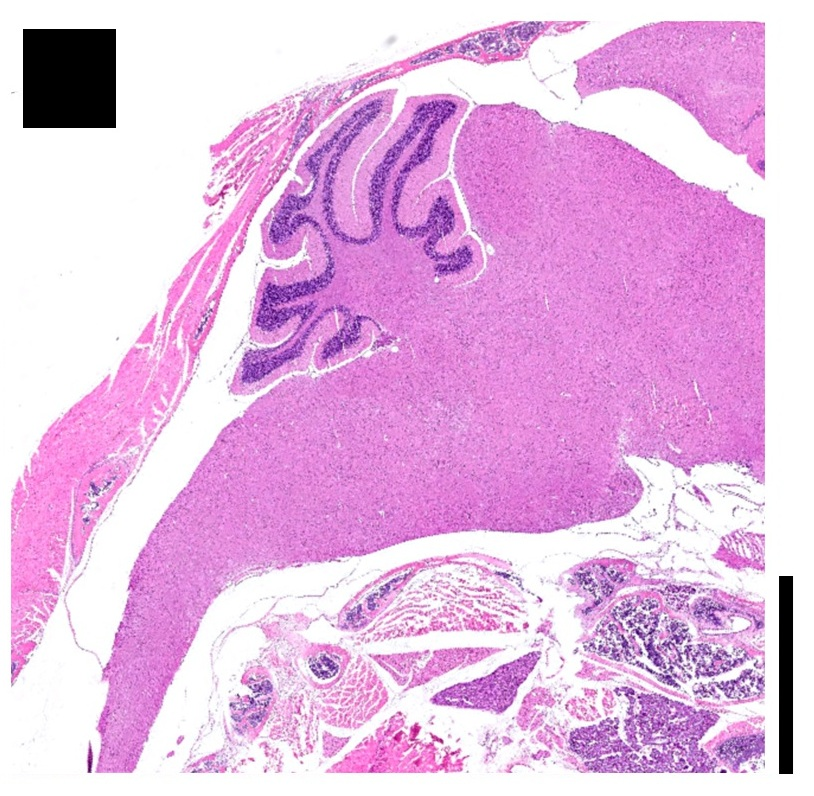
%> input picture Medulloblastoma_data_analysis/panelA1.jpg, 814 x 796 px
$ octave rnh_007_generate_figure5.m   (GNU Octave 9; MATLAB toolbox functions it lacks are replaced by stand-ins)
%> lines starting %> are read from the running program, lines starting %| are printed output that depends on the picture
### Medulloblastoma_data_analysis/fun_data_dirs.m
function [dinfo] = fun_data_dirs(whichd)

if whichd==0.001 % one ave
    folders = 12;
    nf = length(folders);
    for fi=1:nf
        folder = folders(fi);
        dinfo(fi).folder = folder;
        dinfo(fi).name = ['C:\Users\rafae\Data\Cerebrum\Tumour1\Pilot_acquisitions\room_temp\12\', num2str(folder)];
        dinfo(fi).savename = ['C:\Users\rafae\Data\Cerebrum\Tumour1\Pilot_acquisitions\room_temp\12\data', num2str(folder)];
    end
elseif whichd == 0.01 % 3 ave
    folders = 18;
    nf = length(folders);
    for fi=1:nf
        folder = folders(fi);
        dinfo(fi).folder = folder;
        dinfo(fi).name = ['C:\Users\rafae\Data\Cerebrum\Tumour1\Pilot_acquisitions\room_temp\18\', num2str(folder)];
        dinfo(fi).savename = ['C:\Users\rafae\Data\Cerebrum\Tumour1\Pilot_acquisitions\room_temp\18\data', num2str(folder)];
    end
elseif whichd == 0.02 % 3 ave
    folders = 19;
    nf = length(folders);
    for fi=1:nf
        folder = folders(fi);
        dinfo(fi).folder = folder;
        dinfo(fi).name = ['C:\Users\rafae\Data\Cerebrum\Tumour1\Pilot_acquisitions\room_temp\18\', num2str(folder)];
        dinfo(fi).savename = ['C:\Users\rafae\Data\Cerebrum\Tumour1\Pilot_acquisitions\room_temp\18\data', num2str(folder)];
    end
elseif whichd == 0.1 % 3 ave 2 rep
    folders = [18, 19];
    nf = length(folders);
    for fi=1:nf
        folder = folders(fi);
        dinfo(fi).folder = folder;
        dinfo(fi).name = ['C:\Users\rafae\Data\Cerebrum\Tumour1\Pilot_acquisitions\room_temp\18\', num2str(folder)];
        dinfo(fi).savename = ['C:\Users\rafae\Data\Cerebrum\Tumour1\Pilot_acquisitions\room_temp\18\data', num2str(folder)];
    end
elseif whichd == 1 % tumour 1
    folders = 25;
    nf = length(folders);
    for fi=1:nf
        folder = folders(fi);
        dinfo(fi).folder = folder;
        dinfo(fi).name = ['C:\Users\rafae\Data\Cerebrum\Tumour1\25\', num2str(folder)];
        dinfo(fi).savename = ['C:\Users\rafae\Data\Cerebrum\Tumour1\25\data', num2str(folder)];
    end
elseif whichd == 2 % Control 1
    folders = 38;
    nf = length(folders);
    for fi=1:nf
        folder = folders(fi);
        dinfo(fi).folder = folder;
        dinfo(fi).name = ['C:\Users\rafae\Data\Cerebrum\Control1\38\', num2str(folder)];
        dinfo(fi).savename = ['C:\Users\rafae\Data\Cerebrum\Control1\38\data', num2str(folder)];
    end
elseif whichd == 3 % tumour 2
    folders = 47;
    nf = length(folders);
    for fi=1:nf
        folder = folders(fi);
        dinfo(fi).folder = folder;
        dinfo(fi).name = ['C:\Users\rafae\Data\Cerebrum\Tumour2\47\', num2str(folder)];
        dinfo(fi).savename = ['C:\Users\rafae\Data\Cerebrum\Tumour2\47\data', num2str(folder)];
    end
elseif whichd == 4 % tumour 3
    folders = 77;
    nf = length(folders);
    for fi=1:nf
        folder = folders(fi);
        dinfo(fi).folder = folder;
        dinfo(fi).name = ['C:\Users\rafae\Data\Cerebrum\Tumour3\77\', num2str(folder)];
        dinfo(fi).savename = ['C:\Users\rafae\Data\Cerebrum\Tumour3\77\data', num2str(folder)];
    end
elseif whichd == 5 % control 2
    folders = 89;
    nf = length(folders);
    for fi=1:nf
        folder = folders(fi);
        dinfo(fi).folder = folder;
        dinfo(fi).name = ['C:\Users\rafae\Data\Cerebrum\Control2\89\', num2str(folder)];
        dinfo(fi).savename = ['C:\Users\rafae\Data\Cerebrum\Control2\89\data', num2str(folder)];
    end
elseif whichd == 6 % control 3
    folders = 103;
    nf = length(folders);
    for fi=1:nf
        folder = folders(fi);
        dinfo(fi).folder = folder;
        dinfo(fi).name = ['C:\Users\rafae\Data\Cerebrum\Control3\103\', num2str(folder)];
        dinfo(fi).savename = ['C:\Users\rafae\Data\Cerebrum\Control3\103\data', num2str(folder)];
    end
elseif whichd == 7 % tumour 4
    folders = 113;
    nf = length(folders);
    for fi=1:nf
        folder = folders(fi);
        dinfo(fi).folder = folder;
        dinfo(fi).name = ['C:\Users\rafae\Data\Cerebrum\Tumour4\113\', num2str(folder)];
        dinfo(fi).savename = ['C:\Users\rafae\Data\Cerebrum\Tumour4\113\data', num2str(folder)];
    end
elseif whichd == 7.1 % tumour 4 (180 test)
    folders = 114;
    nf = length(folders);
    for fi=1:nf
        folder = folders(fi);
        dinfo(fi).folder = folder;
        dinfo(fi).name = ['C:\Users\rafae\Data\Cerebrum\Tumour4\113\', num2str(folder)];
        dinfo(fi).savename = ['C:\Users\rafae\Data\Cerebrum\Tumour4\113\data', num2str(folder)];
    end
elseif whichd == 7.2 % tumour 4 (90 and 180 test)
    folders = [113, 114];
    nf = length(folders);
    for fi=1:nf
        folder = folders(fi);
        dinfo(fi).folder = folder;
        dinfo(fi).name = ['C:\Users\rafae\Data\Cerebrum\Tumour4\113\', num2str(folder)];
        dinfo(fi).savename = ['C:\Users\rafae\Data\Cerebrum\Tumour4\113\data', num2str(folder)];
    end
elseif whichd == 8 % Control 4
    folders = 126; % 126 test, 127 retest, 128 data with 180
    nf = length(folders);
    for fi=1:nf
        folder = folders(fi);
        dinfo(fi).folder = folder;
        dinfo(fi).name = ['C:\Users\rafae\Data\Cerebrum\Control4\126\', num2str(folder)];
        dinfo(fi).savename = ['C:\Users\rafae\Data\Cerebrum\Control4\126\data', num2str(folder)];
    end
elseif whichd == 9
    % Control 5
    folders = 137;
    nf = length(folders);
    for fi=1:nf
        folder = folders(fi);
        dinfo(fi).folder = folder;
        dinfo(fi).name = ['C:\Users\rafae\Data\Cerebrum\Control5\137\', num2str(folder)];
        dinfo(fi).savename = ['C:\Users\rafae\Data\Cerebrum\Control5\137\data', num2str(folder)];
    end
elseif whichd == 10
    % Tumour 5
    folders = 149;  % 149 data 90, 146 data 180
    nf = length(folders);
    for fi=1:nf
        folder = folders(fi);
        dinfo(fi).folder = folder;
        dinfo(fi).name = ['C:\Users\rafae\Data\Cerebrum\Tumour5\149\', num2str(folder)];
        dinfo(fi).savename = ['C:\Users\rafae\Data\Cerebrum\Tumour5\149\data', num2str(folder)];
    end
elseif whichd == 11
    % Control 6
    folders = 160;  % 126 test, 127 retest, 128 data with 180
    nf = length(folders);
    for fi=1:nf
        folder = folders(fi);
        dinfo(fi).folder = folder;
        dinfo(fi).name = ['C:\Users\rafae\Data\Cerebrum\Control6\160\', num2str(folder)];
        dinfo(fi).savename = ['C:\Users\rafae\Data\Cerebrum\Control6\160\data', num2str(folder)];
    end
end

### Medulloblastoma_data_analysis/rnh_006_paper_analysis.m
addpath(['..',fs,'DWIu_toolbox_v1.11',fs,'DDE_toolbox'])

WD = 1:11;
ns = length(WD);

% remove influence of negative kurtosis values than can substancially
% leverage the analysis?
rnegk = true;

%% Varable Initialization
% diffusion quantities initialization
fa = zeros(1, ns);
md = zeros(1, ns);
rd = zeros(1, ns);
ad = zeros(1, ns);

% total kurtosis quantities initialization
mk = zeros(1, ns);
rk = zeros(1, ns);
ak = zeros(1, ns);

% variance kurtosis quantities initialization
vk = zeros(1, ns);
vrk = zeros(1, ns);
vak = zeros(1, ns);

% microscopic kurtosis quantities initialization
uk = zeros(1, ns);
urk = zeros(1, ns);
uak = zeros(1, ns);

% CTI Kaniso/Kiso/Css
kaniso = zeros(1, ns);
kiso = zeros(1, ns);
cov = zeros(1, ns);

% micro-anisotropic/dispersion quantities
op = zeros(1, ns);
ufa = zeros(1, ns);

%sss = [6, 6, 7, 7, 6, 6, 7, 6, 6, 6, 6];
controls = [2, 5, 6, 8, 9, 11];
tumor = [1, 3, 4, 7, 10];
control_logic = false(1, 11);
control_logic(controls) = true;

for ti = WD

    dinfo = fun_data_dirs(ti);
    load([dinfo(1).savename(1:end-6), 'cti__complex_denalign_drift_g_c'])
    load([dinfo(1).savename(1:end-6), 'MASK_cerebellum.mat'], 'mask_cerebellum')

    % Calculating OP and uFA
    numerator = 15.0 * KANISO;
    denominator = 10.0 * KANISO + 12.0;

    ufa2 = numerator ./ denominator;
    ufa2 = max(min(ufa2, 1.0), 0.0);
    uFA = sqrt(ufa2);

    OP = order_parameter_from_ufa(uFA, FA);
    OP(FA>uFA) = 0;


    %% remove the influence of very negative kurtosis values (if selected)
    if rnegk
        mask_cerebellum(MKT(:)<0)=0;
        mask_cerebellum(MKT(:)>3)=0;
        mask_cerebellum(AKT(:)<0)=0;
        mask_cerebellum(AKT(:)>3)=0;
        mask_cerebellum(RKT(:)<0)=0;
        mask_cerebellum(RKT(:)>3)=0;

        mask_cerebellum(MKTv(:)<0)=0;
        mask_cerebellum(MKTv(:)>3)=0;
        mask_cerebellum(AKTv(:)<0)=0;
        mask_cerebellum(AKTv(:)>3)=0;
        mask_cerebellum(RKTv(:)<0)=0;
        mask_cerebellum(RKTv(:)>3)=0;

        mask_cerebellum(MKTi(:)<0)=0;
        mask_cerebellum(MKTi(:)>3)=0;
        mask_cerebellum(AKTi(:)<0)=0;
        mask_cerebellum(AKTi(:)>3)=0;
        mask_cerebellum(RKTi(:)<0)=0;
        mask_cerebellum(RKTi(:)>3)=0;

    end

    relAKTi = AKTi./AKT;
    relRKTi = RKTi./RKT;
    relAKTv = AKTv./AKT;
    relRKTv = RKTv./RKT;

    if ti == 2
        si = 5;
        FAcontrol = FA(end:-1:1, :, si);
        MDcontrol = MD(end:-1:1, :, si);
        RDcontrol = RD(end:-1:1, :, si);
        ADcontrol = AD(end:-1:1, :, si);

        MKcontrol = MKT(end:-1:1, :, si);
        RKcontrol = RKT(end:-1:1, :, si);
        AKcontrol = AKT(end:-1:1, :, si);

        MKicontrol = MKTi(end:-1:1, :, si);
        RKicontrol = RKTi(end:-1:1, :, si);
        AKicontrol = AKTi(end:-1:1, :, si);

        MKvcontrol = MKTv(end:-1:1, :, si);
        RKvcontrol = RKTv(end:-1:1, :, si);
        AKvcontrol = AKTv(end:-1:1, :, si);

        KANIcontrol = KANISO(end:-1:1, :, si);
        KISOcontrol = KISO(end:-1:1, :, si);
        COVcontrol = Cov_ss_n(end:-1:1, :, si);

        uFAcontrol = uFA(end:-1:1, :, si);
        OPcontrol = OP(end:-1:1, :, si);

        relAKTicontrol = relAKTi(end:-1:1, :, si);
        relRKTicontrol = relRKTi(end:-1:1, :, si);

        relAKTvcontrol = relAKTv(end:-1:1, :, si);
        relRKTvcontrol = relRKTv(end:-1:1, :, si);

    elseif ti==1
        si = 6;
        FAtumor = FA(end:-1:1, :, si);
        MDtumor = MD(end:-1:1, :, si);
        RDtumor = RD(end:-1:1, :, si);
        ADtumor = AD(end:-1:1, :, si);

        MKtumor = MKT(end:-1:1, :, si);
        RKtumor = RKT(end:-1:1, :, si);
        AKtumor = AKT(end:-1:1, :, si);

        MKitumor = MKTi(end:-1:1, :, si);
        RKitumor = RKTi(end:-1:1, :, si);
        AKitumor = AKTi(end:-1:1, :, si);

        MKvtumor = MKTv(end:-1:1, :, si);
        RKvtumor = RKTv(end:-1:1, :, si);
        AKvtumor = AKTv(end:-1:1, :, si);

        KANItumor = KANISO(end:-1:1, :, si);
        KISOtumor = KISO(end:-1:1, :, si);
        COVtumor = Cov_ss_n(end:-1:1, :, si);

        relAKTitumor = relAKTi(end:-1:1, :, si);
        relRKTitumor = relRKTi(end:-1:1, :, si);

        relAKTvtumor = relAKTv(end:-1:1, :, si);
        relRKTvtumor = relRKTv(end:-1:1, :, si);

        uFAtumor = uFA(end:-1:1, :, si);
        OPtumor = OP(end:-1:1, :, si);
    end

    FAv = FA(mask_cerebellum(:)==1);
    MDv = MD(mask_cerebellum(:)==1);
    RDv = RD(mask_cerebellum(:)==1);
    ADv = AD(mask_cerebellum(:)==1);

    MKv = MKT(mask_cerebellum(:)==1);
    RKv = RKT(mask_cerebellum(:)==1);
    AKv = AKT(mask_cerebellum(:)==1);

    MKTvv = MKTv(mask_cerebellum(:)==1);
    RKTvv = RKTv(mask_cerebellum(:)==1);
    AKTvv = AKTv(mask_cerebellum(:)==1);

    MKTiv = MKTi(mask_cerebellum(:)==1);
    RKTiv = RKTi(mask_cerebellum(:)==1);
    AKTiv = AKTi(mask_cerebellum(:)==1);

    KANISOv = KANISO(mask_cerebellum(:)==1);
    KISOv = KISO(mask_cerebellum(:)==1);
    COVv = Cov_ss_n(mask_cerebellum(:)==1);

    uFAv = uFA(mask_cerebellum(:)==1);
    OPv = OP(mask_cerebellum(:)==1);

    relRKTvv = relRKTv(mask_cerebellum(:)==1);
    relAKTvv = relAKTv(mask_cerebellum(:)==1);
    relRKTiv = relRKTi(mask_cerebellum(:)==1);
    relAKTiv = relAKTi(mask_cerebellum(:)==1);

    disp(sum(mask_cerebellum(:)))

    % for histograms
    cerebellums(ti).FAv = FAv;
    cerebellums(ti).MDv = MDv;
    cerebellums(ti).RDv = RDv;
    cerebellums(ti).ADv = ADv;

    cerebellums(ti).MKv = MKv;
    cerebellums(ti).RKv = RKv;
    cerebellums(ti).AKv = AKv;

    cerebellums(ti).MKTiv = MKTiv;
    cerebellums(ti).RKTiv = RKTiv;
    cerebellums(ti).AKTiv = AKTiv;

    cerebellums(ti).MKTvv = MKTvv;
    cerebellums(ti).RKTvv = RKTvv;
    cerebellums(ti).AKTvv = AKTvv;

    cerebellums(ti).KANISOv = KANISOv;
    cerebellums(ti).KISOv = KISOv;
    cerebellums(ti).COVv = COVv;

    cerebellums(ti).uFAv = uFAv;
    cerebellums(ti).OPv = OPv;

    cerebellums(ti).relRKTvv = relRKTvv;
    cerebellums(ti).relAKTvv = relAKTvv;
    cerebellums(ti).relRKTiv = relRKTiv;
    cerebellums(ti).relAKTiv = relAKTiv;

    % for bar plots
    % Diffusion quantities
    fa(ti) = mean(FA(mask_cerebellum(:)==1));
    md(ti) = mean(MD(mask_cerebellum(:)==1));
    rd(ti) = mean(RD(mask_cerebellum(:)==1));
    ad(ti) = mean(AD(mask_cerebellum(:)==1));

    % total kurtosis quantities
    mk(ti) = mean(MKT(mask_cerebellum(:)==1));
    rk(ti) = mean(RKT(mask_cerebellum(:)==1));
    ak(ti) = mean(AKT(mask_cerebellum(:)==1));

    % variance kurtosis quantities
    vk(ti) = mean(MKTv(mask_cerebellum(:)==1));
    vrk(ti) = mean(RKTv(mask_cerebellum(:)==1));
    vak(ti) = mean(AKTv(mask_cerebellum(:)==1));

    % microscopic kurtosis quantities
    uk(ti) = mean(KINTRA(mask_cerebellum(:)==1));
    urk(ti) = mean(RKTi(mask_cerebellum(:)==1));
    uak(ti) = mean(AKTi(mask_cerebellum(:)==1));

    % CTI variance quantities kaniso/Kiso/Css
    kaniso(ti) = mean(KANISO(mask_cerebellum(:)==1));
    kiso(ti) = mean(KISO(mask_cerebellum(:)==1));
    cov(ti) = mean(Cov_ss_n(mask_cerebellum(:)==1));

    % Calculating OP and uFA
    op(ti) = mean(OP(mask_cerebellum(:)==1));
    ufa(ti) = mean(uFA(mask_cerebellum(:)==1));

end

### Medulloblastoma_data_analysis/rnh_007_generate_figure5.m
clear all
close all
clc

fig = figure('color', [1 1 1], 'Units', 'centimeters', ...
    'Position', [-30 -5 21 23]);
set(fig, 'PaperPositionMode', 'auto');
set(fig, 'PaperOrientation', 'portrait');
set(groot, 'DefaultTextFontName', 'Arial');

fff = 12;


%% Histology
annotation('textbox', [0.05, 0.81, 0.4, 0.1], ...
            'String', '$$\textbf{A) Histology (Control)}$$', ...
            'HorizontalAlignment', 'center', ...
            'BackgroundColor', 'none', ...
            'EdgeColor', 'none', 'Interpreter', 'latex', 'fontsize', fff);

annotation('textbox', [0.52, 0.81, 0.4, 0.1], ...
            'String', '$$\textbf{B) Histology (Medulloblastoma)}$$', ...
            'HorizontalAlignment', 'center', ...
            'BackgroundColor', 'none', ...
            'EdgeColor', 'none', 'Interpreter', 'latex', 'fontsize', fff);

fs = filesep;

P1 = [0.04, 0.65, 0.20, 0.28];
P2 = [0.28, 0.65, 0.20, 0.28];
P3 = [0.52, 0.65, 0.20, 0.28];
P4 = [0.76, 0.65, 0.20, 0.28];

ax1 = subplot_tight(3, 4, 1);
%> (this line was passed over: subplot_tight is not available in this run)

Image2 = imread('panelA1.jpg');
%> Image2 is the input picture: size 796x814x3 uint8; mean R, G, B 230.2, 185.7, 227.3
imagesc(Image2)
hold on
wi = 175;
xi = 290;
yi = 82;
plot([xi, xi, xi+wi, xi+wi, xi],[yi yi+wi yi+wi yi yi], 'color', 'black')
axis equal
axis off
text(120, 90, 'A1)', 'BackGroundColor', [0 0 0], 'Interpreter','latex', 'fontsize', 10, 'color', [1 1 1], 'HorizontalAlignment', 'right')
text(800, 810, '$$2mm$$', 'BackGroundColor', 'none', 'Interpreter','latex', 'fontsize', 10, 'color', [0 0 0], 'HorizontalAlignment', 'right')
ax1.Position = P1;

ax1 = subplot_tight(3, 4, 2);
%> (this line was passed over: subplot_tight is not available in this run)
Image2 = imread('panelA2.jpg');
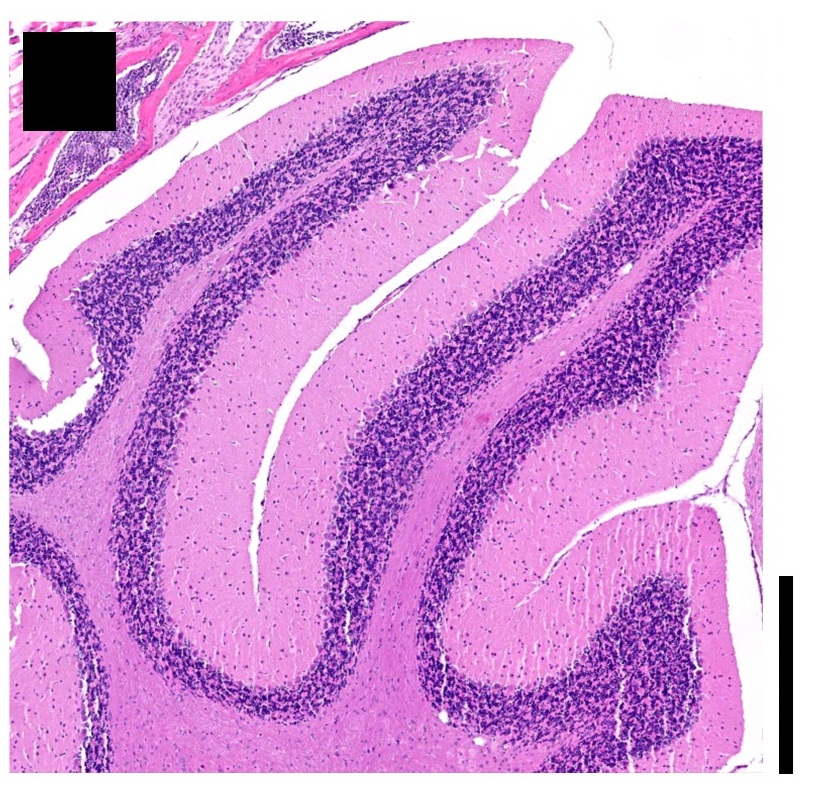
%> input picture Medulloblastoma_data_analysis/panelA2.jpg, 814 x 796 px
%> Image2 is the input picture: size 796x814x3 uint8; mean R, G, B 210, 149.2, 214
imagesc(Image2)
axis equal
axis off
text(140, 90, 'A2)', 'BackGroundColor', [0 0 0], 'Interpreter','latex', 'fontsize', 10, 'color', [1 1 1], 'HorizontalAlignment', 'right')
text(800, 810, '$$500{\mu}m$$', 'BackGroundColor', 'none', 'Interpreter','latex', 'fontsize', 10, 'color', [0 0 0], 'HorizontalAlignment', 'right')
ax1.Position = P2;

ax1 = subplot_tight(3, 4, 3);
%> (this line was passed over: subplot_tight is not available in this run)
Image2 = imread('panelB1.jpg');
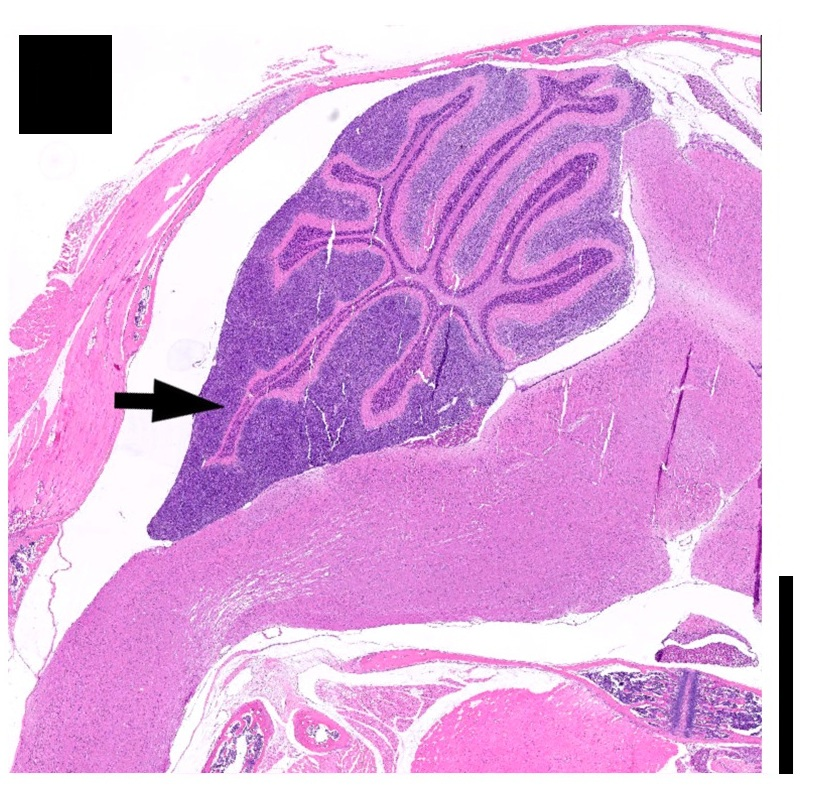
%> input picture Medulloblastoma_data_analysis/panelB1.jpg, 814 x 796 px
%> Image2 is the input picture: size 796x814x3 uint8; mean R, G, B 222.3, 172.3, 222.9
imagesc(Image2)
hold on
xi = 380;
yi = 55;
plot([xi, xi, xi+wi, xi+wi, xi],[yi yi+wi yi+wi yi yi], 'color', 'black')
axis equal
axis off
text(120, 90, 'B1)', 'BackGroundColor', [0 0 0], 'Interpreter','latex', 'fontsize', 10, 'color', [1 1 1], 'HorizontalAlignment', 'right')
text(800, 810, '$$2mm$$', 'BackGroundColor', 'none', 'Interpreter','latex', 'fontsize', 10, 'color', [0 0 0], 'HorizontalAlignment', 'right')
ax1.Position = P3;

ax1 = subplot_tight(3, 4, 4);
%> (this line was passed over: subplot_tight is not available in this run)
Image2 = imread('panelB2.jpg');
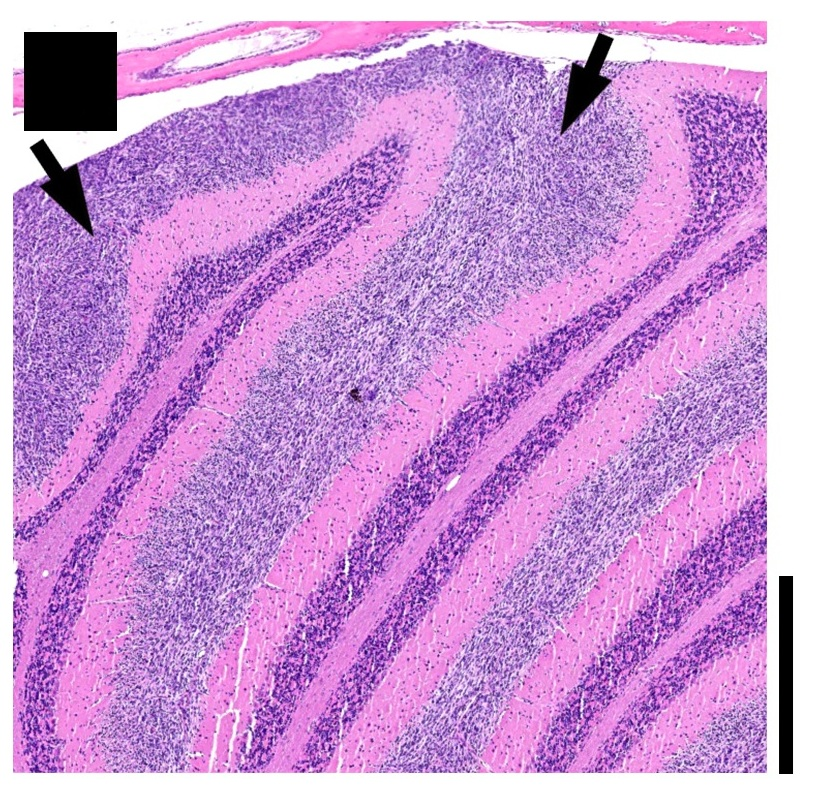
%> input picture Medulloblastoma_data_analysis/panelB2.jpg, 814 x 796 px
%> Image2 is the input picture: size 796x814x3 uint8; mean R, G, B 201.9, 147.8, 212.7
imagesc(Image2)
axis equal
axis off
text(140, 90, 'B2)', 'BackGroundColor', [0 0 0], 'Interpreter','latex', 'fontsize', 10, 'color', [1 1 1], 'HorizontalAlignment', 'right')
text(800, 810, '$$500{\mu}m$$', 'BackGroundColor', 'none', 'Interpreter','latex', 'fontsize', 10, 'color', [0 0 0], 'HorizontalAlignment', 'right')
ax1.Position = P4;
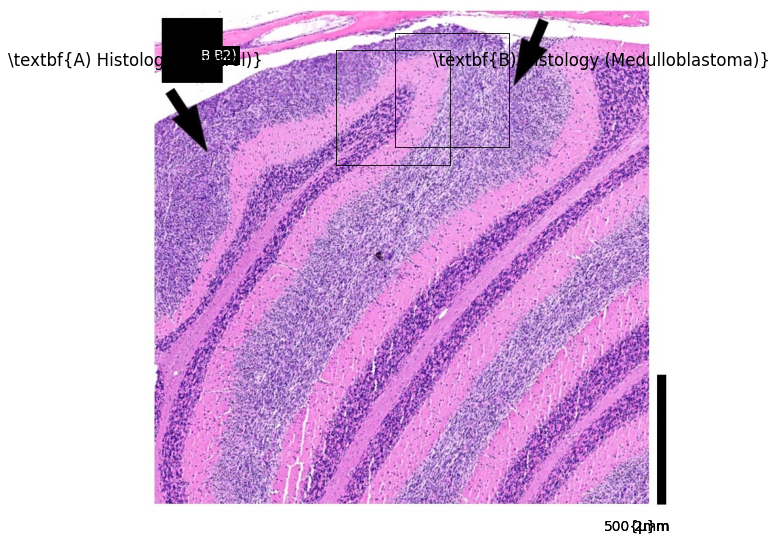
%> figure redrawn from the program's plot data, 2 panels
%> the run ends on the next line

%% Analysis
rnh_006_paper_analysis
